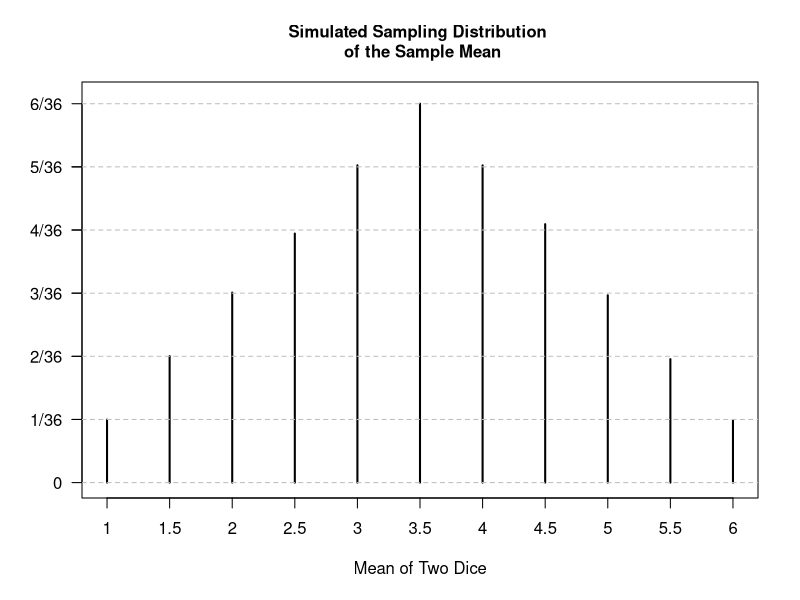

This figure's R source:
## ---- chunk 1
sum.a <- 0
for(i in c(10, 20, 30)){
  sum.a <- i + sum.a
}
sum.a
## ---- chunk 2
Number <- 15              # Number of Lucas numbers desired 
Lucas <- numeric(Number)  # Storage for Lucas numbers
Lucas[1] <- 2             # First Lucas number 
Lucas[2] <- 1             # Second Lucas number
for(i in 3:Number){
  Lucas[i] <- Lucas[i - 1] + Lucas[i - 2]
}
Lucas
## ---- chunk 3
options(digits = 8)
x <- 113734
tolerance <- 0.00001
oldapp <- x/2
newapp <- (oldapp + x/oldapp)/2 
i <- 0
while( abs(newapp - oldapp) > tolerance){
  oldapp <- newapp
  newapp <- (oldapp + x/oldapp)/2
  i <- i + 1         # Iteration number
}
c(newapp, i)
options(digits = 7)  # reset to default
## ---- chunk 4
options(digits = 8)
x <- 113734
tolerance <- 0.00001
oldapp <- x/2
newapp <- (oldapp + x/oldapp)/2 
i <- 0
repeat{
  oldapp <- newapp
  newapp <- (oldapp + x/oldapp)/2
  i <- i + 1
  if(abs(newapp - oldapp) < tolerance)
    break
}
c(newapp, i)
options(digits = 7) # reset to default
## ---- chunk 5
set.seed(3)           # setting seed for reproducibility
N <- 10^5 - 1         # N = number of simulations
means <- numeric(N)   # Defining numeric vector of size N
for(i in 1:N){
  means[i] <- mean(sample(x = 1:6, size = 2, replace = TRUE))
  }
T1 <- table(means)
T1
## ---- chunk 6
set.seed(3)                 # setting seed for reproducibility
i <- 1
N <- 10^5 - 1               # N = number of simulations
N2mat <- matrix(0, N, 2)    # initialize N*2 matrix to all 0's
while(i <= N){
  N2mat[i, ] <- sample(x = 1:6, size = 2, replace = TRUE)
  i <- i + 1
}
means <- apply(N2mat, 1, mean)
T2 <- table(means)
T2
## ---- chunk 7
set.seed(3)                  # setting seed for reproducibility
i <- 1
N <- 10^5 - 1                # N = number of simulations
N2mat <- matrix(0, N, 2)     # initialize N*2 matrix to all 0's
repeat{
  N2mat[i, ] <- sample(1:6, 2, replace = TRUE)
  if (i == N) break
  i <- i + 1
}
means <- apply(N2mat, 1, mean)
T3 <- table(means)
T3
## ---- chunk 8
par(yaxt = "n")
plot(T3/N, xlab = "Mean of Two Dice", ylab = "", 
     main="Simulated Sampling Distribution \n of the Sample Mean",
     ylim=c(0, 6.1/36), lwd = 2, cex.main = 1)
par(yaxt = "s")
axis(side = 2, at = c(0, 1/36, 2/36, 3/36, 4/36, 5/36, 6/36, 5/36, 4/36, 3/36, 2/36, 1/36), 
     labels = c("0","1/36", "2/36", "3/36", "4/36", "5/36", "6/36", "5/36", 
              "4/36", "3/36", "2/36", "1/36"), las=1 )
abline(h = c(0:6)/36, lty = 2, col = "gray")
